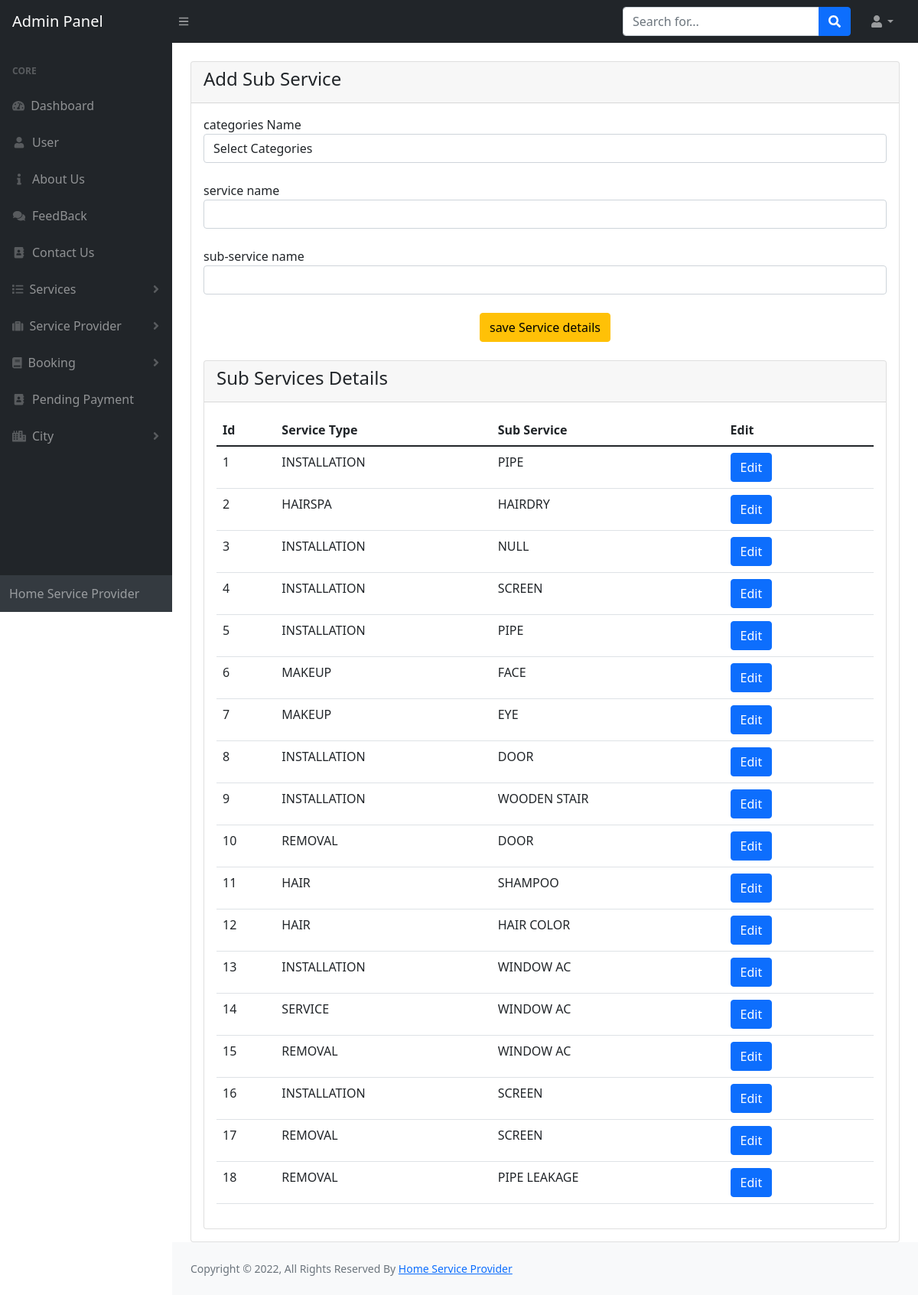
The app's page /admin/service-detail2.php with its own data.
### tables this page shows
CREATE TABLE `sub_service` (
  `sbid` int(11) NOT NULL,
  `ssid` int(11) NOT NULL,
  `sub_name` varchar(50) NOT NULL
);

CREATE TABLE `service_detail` (
  `ssid` int(11) NOT NULL,
  `c_name` varchar(50) NOT NULL,
  `sid` int(11) NOT NULL
);

### admin/service-detail2.php (the view, shortened to what this page needs)
<?php
include('includes/header.php');
?>
<div class="container-fluid px-4">
     <div class="row mt-4">
        <div class="col-md-12">
            <div class="card">
                <div class="card-header">
                    <h4>Add Sub Service
                    </h4>
                </div>
                <div class="card-body">
                <form class="user" action='addsercicesdeatail2.php' method="POST" >
                        <div class="form-group">
                            <label>categories Name</label>
                            <select name="staff1" class="form-control" id="categories" >
                            <option>Select Categories</option>
                                    <?php
                                                include("includes/conn.php");
                                                     $sql = "SELECT * from services ";
                                                 $result =  mysqli_query($conn,$sql);
                                                 if (mysqli_num_rows($result)> 0) {
                                                   while($row = mysqli_fetch_assoc($result)) {
                                            ?>
          <option value="<?php echo $row['sid'];?>" ><?php echo $row['s_name']; 	}} ?></option></select>
                        </div>
                        <br/>
                                <div class="form-group">
                                <label>service name</label>
                                <select name="staff" id="subservice" class="form-control" required="required">
                                            <option  value=""></option>
                                </select>
                                </div>
                                <br/>
                        <div class="form-group">
                            <label>sub-service name</label>
                            <input class="form-control" type="text" name="cname"  >
                        </div>
                        <br/>
                        <div class="m-t-20 text-center">
                            <button class="btn btn-warning submit-btn" type="submit" name="save">save Service details</button>
                        </div>
                    </form>
                    <div class="row mt-4">
        <div class="col-md-12">
            <div class="card">
                <div class="card-header">
                    <h4>Sub Services Details
                    </h4>
                </div>
                <div class="card-body">
                <table class="table table-resposive" >
                        <thead>
                            <tr>
                                <th>Id</th>
                                <th>Service Type</th>
                                <th>Sub Service</th>
                                <th>Edit</th>
                            </tr>
                        </thead>
                        <tbody>
                        <?php
                           $query = "SELECT s.* , c.c_name FROM sub_service s, service_detail c WHERE c.ssid = s.ssid";
                            $query_run = mysqli_query($conn, $query);
                            if(mysqli_num_rows($query_run)>0)
                            {
                                while($row = mysqli_fetch_assoc($query_run))
                                {
                              ?>
                            <tr>
                                <td><?php echo $row['sbid']; ?></td>
                                <td><?php echo $row['c_name']; ?></td>
                                <td><?php echo $row['sub_name']; ?></td>
                                <td>
                                    <form action="edit-subservice.php" method="POST">
                                        <button type="submit" name="edit_btn_subservice" class="btn btn-primary">Edit</button>
                                   </form>
                                </td>
                                <td>
                                </td>
                            </tr>
                            <?php  }
                                    }
                            ?>
                        </tbody>
                    </table>
                    </div>
            </div>
        </div>
                </div>
            </div>
        </div>
     </div>
</div>
<?php
include('includes/footer.php');
include('includes/scripts.php');
?>

### records on screen
sub_service: sbid "1", ssid.c_name "INSTALLATION", sub_name "PIPE"
sub_service: sbid "2", ssid.c_name "HAIRSPA", sub_name "HAIRDRY"
sub_service: sbid "3", ssid.c_name "INSTALLATION", sub_name "NULL"
sub_service: sbid "4", ssid.c_name "INSTALLATION", sub_name "SCREEN"
sub_service: sbid "5", ssid.c_name "INSTALLATION", sub_name "PIPE"
sub_service: sbid "6", ssid.c_name "MAKEUP", sub_name "FACE"
sub_service: sbid "7", ssid.c_name "MAKEUP", sub_name "EYE"
sub_service: sbid "8", ssid.c_name "INSTALLATION", sub_name "DOOR"
sub_service: sbid "9", ssid.c_name "INSTALLATION", sub_name "WOODEN STAIR"
sub_service: sbid "10", ssid.c_name "REMOVAL", sub_name "DOOR"
sub_service: sbid "11", ssid.c_name "HAIR", sub_name "SHAMPOO"
sub_service: sbid "12", ssid.c_name "HAIR", sub_name "HAIR COLOR"
sub_service: sbid "13", ssid.c_name "INSTALLATION", sub_name "WINDOW AC"
sub_service: sbid "14", ssid.c_name "SERVICE", sub_name "WINDOW AC"
sub_service: sbid "15", ssid.c_name "REMOVAL", sub_name "WINDOW AC"
sub_service: sbid "16", ssid.c_name "INSTALLATION", sub_name "SCREEN"
sub_service: sbid "17", ssid.c_name "REMOVAL", sub_name "SCREEN"
sub_service: sbid "18", ssid.c_name "REMOVAL", sub_name "PIPE LEAKAGE"
